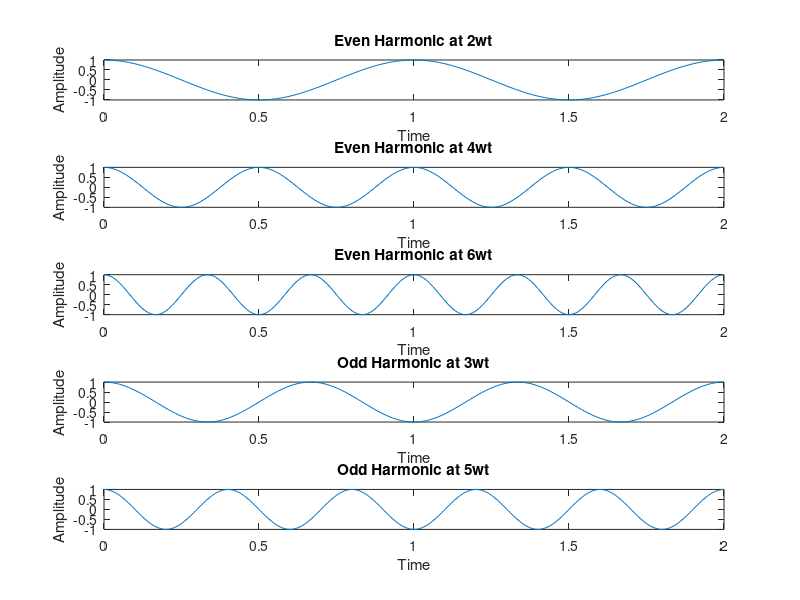

Write MATLAB code to recreate this figure.
clc, clear
t = [0:0.01:2];
f = 0.5; % 0.5Hz
w = 2 * pi * f;
subplot(511), a=2;
plot(t,cos(a*w*t)), title('Even Harmonic at 2wt'), xlabel('Time'), ylabel('Amplitude');
subplot(512), a=4;
plot(t,cos(a*w*t)),title('Even Harmonic at 4wt'), xlabel('Time'), ylabel('Amplitude');
subplot(513), a=6;
plot(t,cos(a*w*t)), title('Even Harmonic at 6wt'), xlabel('Time'), ylabel('Amplitude');
subplot(514), a=3;
plot(t,cos(a*w*t)), title('Odd Harmonic at 3wt'), xlabel('Time'), ylabel('Amplitude');
subplot(515), a=5;
plot(t,cos(a*w*t)), title('Odd Harmonic at 5wt'), xlabel('Time'), ylabel('Amplitude');

